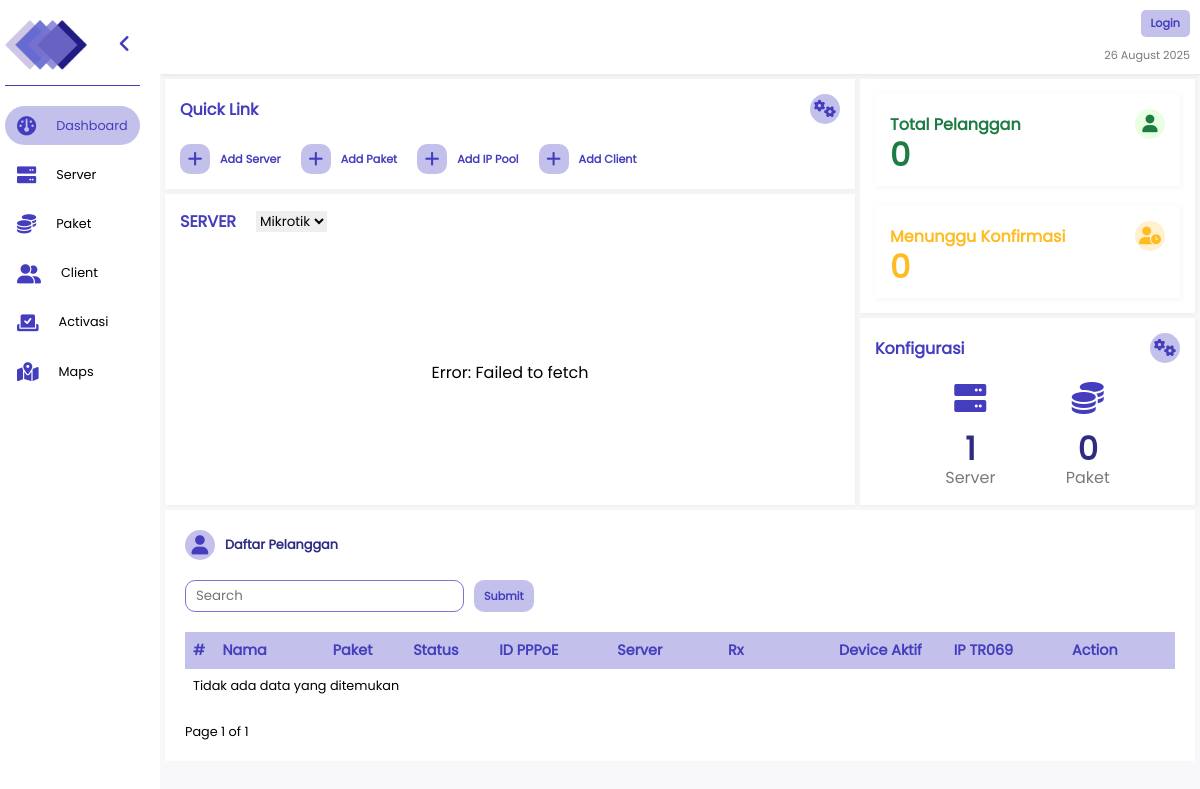
The app's page /, older data.
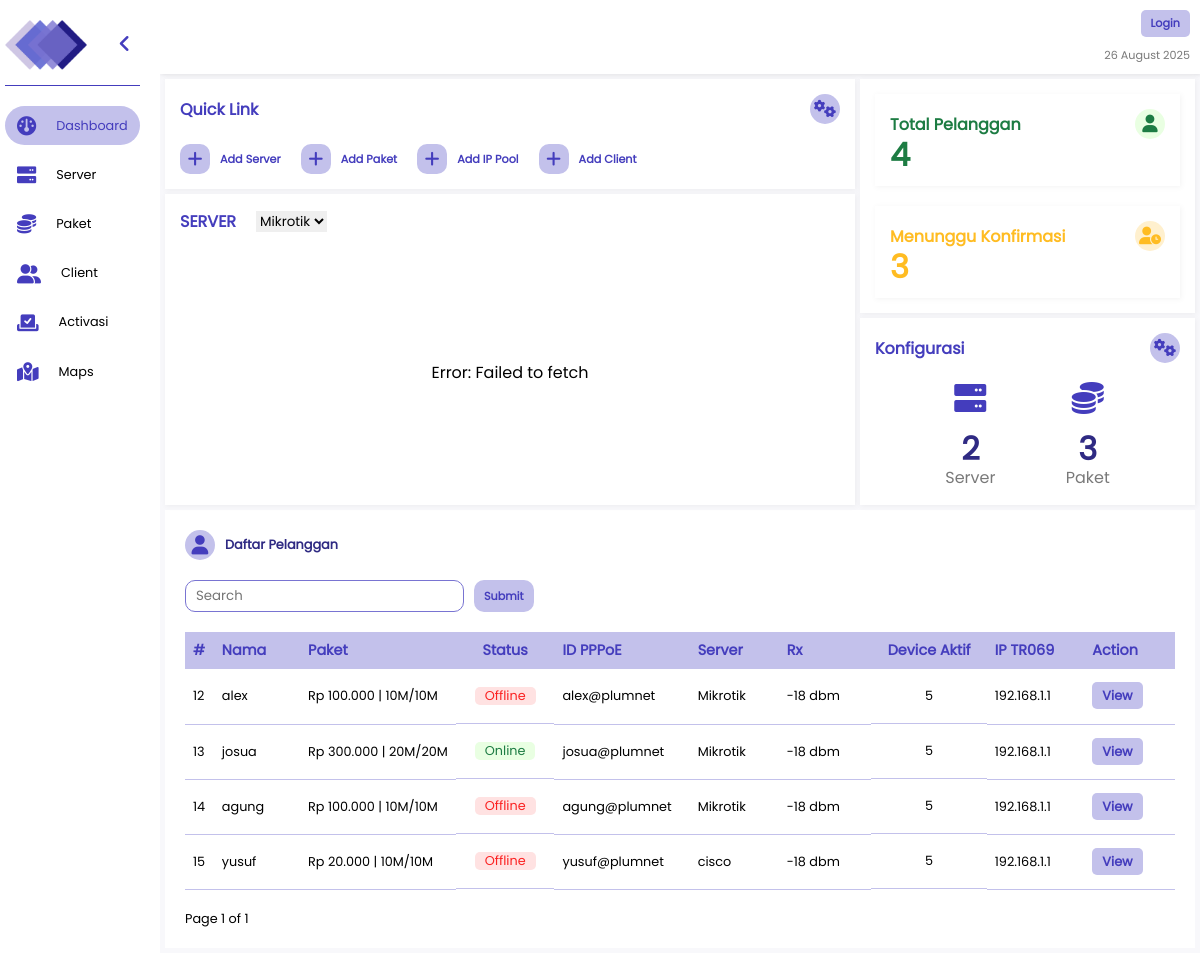
The same page, newer data.
### polls/models.py (models this page shows, shortened)
class Client(models.Model):
    id_paket = models.ForeignKey(Paket, on_delete=models.SET_NULL, null=True, blank=True, related_name='pakets')
    name = models.CharField(max_length=255)
    address = models.CharField(max_length=255)
    email = models.EmailField(null=True, blank=True)
    phone = models.CharField(max_length=255)
    pppoe = models.CharField(max_length=255)
    password = models.CharField(max_length=255)
    isActive = models.BooleanField(default=True)
    isApproved = models.BooleanField(default=True)
    local_ip = models.GenericIPAddressField(blank=True, null=True)
    lat = models.CharField(max_length=255, null=True, blank=True)
    long = models.CharField(max_length=255, null=True, blank=True)
    temp_paket = models.ForeignKey(Paket, on_delete=models.SET_NULL, related_name='temp_paket', null=True, blank=True)
    temp_name = models.CharField(max_length=255, null=True, blank=True)
    temp_address = models.CharField(max_length=255, null=True, blank=True)
    temp_phone = models.CharField(max_length=255, null=True, blank=True)
    temp_email = models.EmailField(null=True, blank=True)
    temp_pppoe = models.CharField(max_length=255, null=True, blank=True)
    temp_password = models.CharField(max_length=255, null=True, blank=True)
    temp_local_ip = models.GenericIPAddressField(blank=True, null=True)
    temp_lat = models.CharField(max_length=255, null=True, blank=True)
    temp_long = models.CharField(max_length=255, null=True, blank=True)
    isServerNull = models.BooleanField(default=False)
    isPayed = models.BooleanField(default=True)

class Paket(models.Model):
    name = models.CharField(max_length=255)
    price = models.IntegerField()
    limit = models.CharField(max_length=255)
    id_ip_pool = models.ForeignKey(IPPool, on_delete=models.SET_NULL,null=True, blank=True, related_name='ip_pools')

class IPPool(models.Model):
    id_server = models.ForeignKey(Server, on_delete=models.SET_NULL, null=True, blank=True, related_name='servers')
    name = models.CharField(max_length=100)
    ip_range = models.CharField(max_length=100)

class Server(models.Model):
    name = models.CharField(max_length=255)
    host = models.GenericIPAddressField()
    username = models.CharField(max_length=255)
    password = models.CharField(max_length=255)
    genieacs = models.GenericIPAddressField(blank=True, null=True)

### polls/views.py (the view, shortened to what this page needs)
# urls.py: path('', views.dashboard, name='dashboard'),
def dashboard(request) :
    servers = Server.objects.all()
    clients = Client.objects.all()
    query = request.GET.get('s', '')
    total_servers = Server.objects.count()
    total_pakets = Paket.objects.count()
    total_clients = Client.objects.count()
    inactive_count = Client.objects.filter(isActive=0).count()
    query_lower = query.strip().lower()
    status_filter = Q()
    if query_lower == "online":
        status_filter = Q(isActive=True)
    elif query_lower == "offline":
        status_filter = Q(isActive=False)
    paginator = Paginator(clients, 10)
    page_number = request.GET.get('page')
    clients = paginator.get_page(page_number)
    context = {
        'total_servers' : total_servers,
        'total_pakets' : total_pakets,
        'total_clients' : total_clients,
        'inactive_clients' : inactive_count,
        'servers' : servers,
        'query' : query,
        'clients' : clients
    }
    return render(request, 'pages/dashboard.html', context)

### polls/templatetags/custom_filters.py (called while the page is built)
@register.filter()
def rupiah(value):
    try:
        value = int(value)
        return "Rp {:,}".format(value).replace(",", ".")
    except (ValueError, TypeError):
        return value

### polls/templates/pages/dashboard.html (shortened to what the changed rows need)
{% extends 'index.html' %} {% block content %} {% load static %} {% load custom_filters%}
<div class="column dashboard content-page">
  <div class="main-container row">
    <div class="column container2">
      <div class="item card-config column">
        <div class="item card-client column">
          <div class="title row">
            <div class="text">
            </div>
            <i
              class="fa-solid fa-user"
              style="--clr: var(--clr-g2); --icon-clr: var(--clr-g1)"
            ></i>
          </div>
          <div class="number" style="--clr: var(--clr-g1)">
            {{ total_clients }}
          </div>
        </div>
        <div class="item card-client column">
          <div class="title row">
            <div class="text">
            </div>
            <i
              class="fa-solid fa-user-clock"
              style="--clr: var(--clr-y2); --icon-clr: var(--clr-y1)"
            ></i>
          </div>
          <div class="number" style="--clr: var(--clr-y1)">
            {{ inactive_clients }}
          </div>
        </div>
      </div>
      <div class="item card-config column">
        <div class="config-wrapper row">
          <div class="config-item column">
            <i class="fa-solid fa-server"></i>
            <div class="number">{{ total_servers }}</div>
            <div class="text-grey">Server</div>
          </div>
          <div class="config-item column">
            <i class="fa-solid fa-coins"></i>
            <div class="number">{{ total_pakets }}</div>
            <div class="text-grey">Paket</div>
          </div>
        </div>
      </div>
    </div>
  </div>
  <div class="dashboard-table column">
    <div class="table-container">
      <table class="table">
        <tr class="t-head">
          <th>#</th>
          <th>Nama</th>
          <th class="w-sm">Paket</th>
          <th class="center-th">Status</th>
          <th>ID PPPoE</th>
          <th>Server</th>
          <th>Rx</th>
          <th class="center-th">Device Aktif</th>
          <th>IP TR069</th>
          <th>Action</th>
        </tr>
        {% for client in clients %}
        <tr class="t-d">
          <td>{{ client.id }}</td>
          <td>{{ client.name }}</td>
          <td>{{ client.id_paket.price|rupiah }} | {{client.id_paket.limit}}</td>
          <td class="td-center">
            <div
              class="{% if client.isActive %}enable-t{% else %}disable-t{% endif %}"
            >
              {% if client.isActive %}Online{% else %}Offline{% endif %}
            </div>
          </td>
          <td>{{ client.pppoe }}</td>
          <td>{{ client.id_paket.id_ip_pool.id_server.name }}</td>
          <td>-18 dbm</td>
          <td class="td-center" style="padding: 18px 0;">5</td>
          <td>192.168.1.1</td>
          <td>
            <a href="{% url 'detail-client' client.id %}" class="main-button"
              >View</a
            >
          </td>
        </tr>
        {% empty %}
        <tr>
          <td colspan="7" class="center text-sm">Tidak ada data yang ditemukan</td>
        </tr>
        {% endfor %}
      </table>
    </div>
  </div>
</div>
{% endblock %}

Row changes from the older to the newer data that the page shows:
added Client: id "12", name "alex", id_paket.price|rupiah "Rp 100.000", id_paket.limit "10M/10M", isActive "Offline", pppoe "alex@plumnet", id_paket.id_ip_pool.id_server.name "Mikrotik"
added Client: id "13", name "josua", id_paket.price|rupiah "Rp 300.000", id_paket.limit "20M/20M", isActive "Online", pppoe "josua@plumnet", id_paket.id_ip_pool.id_server.name "Mikrotik"
added Client: id "14", name "agung", id_paket.price|rupiah "Rp 100.000", id_paket.limit "10M/10M", isActive "Offline", pppoe "agung@plumnet", id_paket.id_ip_pool.id_server.name "Mikrotik"
added Client: id "15", name "yusuf", id_paket.price|rupiah "Rp 20.000", id_paket.limit "10M/10M", isActive "Offline", pppoe "yusuf@plumnet", id_paket.id_ip_pool.id_server.name "cisco"
Text that changed along with them:
{{ total_clients }}: "0" → "4"
{{ inactive_clients }}: "0" → "3"
{{ total_servers }}: "1" → "2"
{{ total_pakets }}: "0" → "3"
text no longer shown: "Tidak ada data yang ditemukan"
